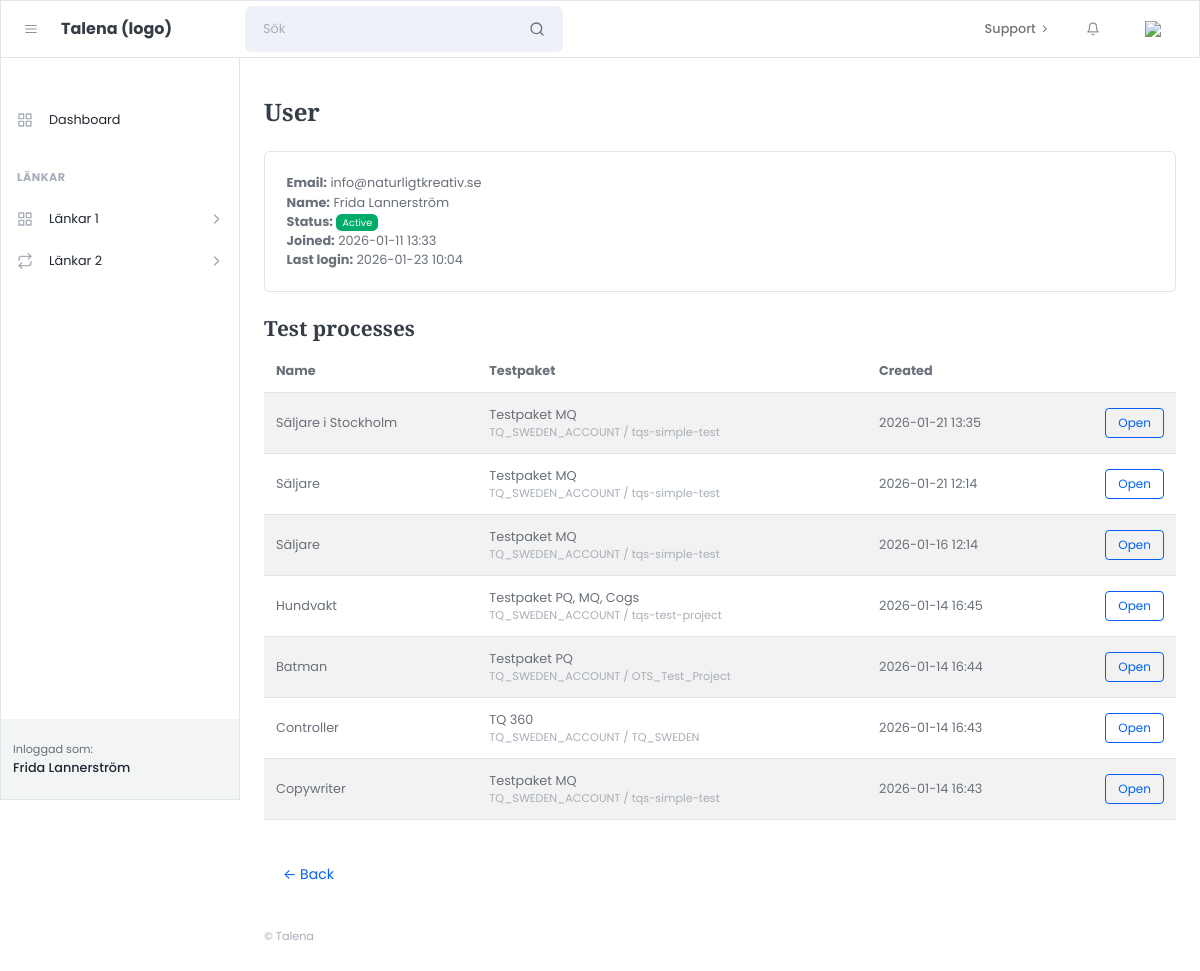
/accounts/users/3/ (signed in), run on an earlier commit of the app's database.
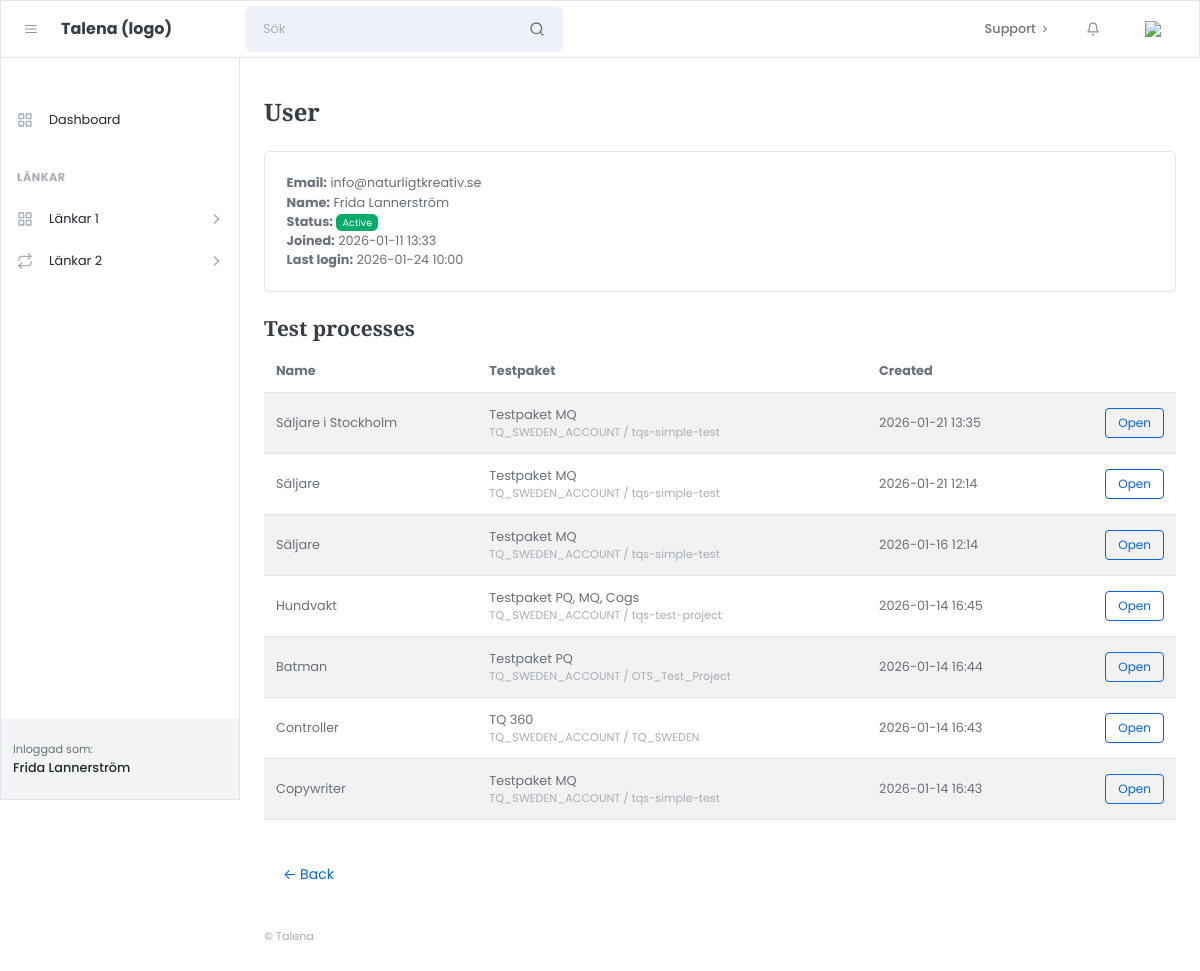
And on a later commit of the database.
### apps/accounts/models.py (models this page shows)
class User(AbstractUser):
    class Role(models.TextChoices):
        ADMIN = "admin", "Admin"
        CUSTOMER = "customer", "Customer"
    role = models.CharField(
        max_length=20,
        choices=Role.choices,
        default=Role.CUSTOMER,
    )

### apps/accounts/views.py (the view)
# urls.py: path("accounts/users/<int:pk>/", admin_user_detail, name="admin_user_detail"),
@login_required
def admin_user_detail(request, pk):
    if not is_admin(request.user):
        return HttpResponseForbidden("No access.")
    user_obj = get_object_or_404(User, pk=pk)
    processes = (
        TestProcess.objects
        .filter(created_by=user_obj)
        .order_by("-created_at")  # justera om du har annat fält
    )
    active_processes = processes.filter(is_completed=False) if hasattr(TestProcess, "is_completed") else processes
    pending_invite = not user_obj.is_active
    return render(request, "admin/accounts/user_detail.html", {
        "u": user_obj,
        "processes": processes,
        "active_processes": active_processes,
        "pending_invite": pending_invite,
    })

### apps/core/utils/auth.py (called while the page is built)
def is_admin(user) -> bool:
    return (
        getattr(user, "role", None) == "admin"
        or user.is_staff
        or user.is_superuser
    )

### templates/admin/accounts/user_detail.html (shortened to what this page needs)
{% extends "admin/core/layouts/admin_base.html" %}
{% block content %}
<h1 class="mb-4">User</h1>
<div class="card mb-4">
  <div class="card-body">
    <div><strong>Email:</strong> {{ u.email }}</div>
    <div><strong>Name:</strong> {{ u.get_full_name }}</div>
    <div><strong>Status:</strong>
      {% if u.is_active %}
        <span class="badge bg-success">Active</span>
      {% else %}
        <span class="badge bg-warning text-dark">Pending</span>
      {% endif %}
    </div>
    <div><strong>Joined:</strong> {{ u.date_joined|date:"Y-m-d H:i" }}</div>
    <div><strong>Last login:</strong>
      {% if u.last_login %}
        {{ u.last_login|date:"Y-m-d H:i" }}
      {% else %}
        Never
      {% endif %}
    </div>
  </div>
</div>
<h3 class="mt-4">Test processes</h3>
<div class="table-responsive">
  <table class="table table-striped align-middle">
    <thead>
      <tr>
        <th>Name</th>
        <th>Testpaket</th>
        <th>Created</th>
        <th></th>
      </tr>
    </thead>
    <tbody>
      {% for p in processes %}
        <tr>
          <td>{{ p.name|default:"(No name)" }}</td>
          <td>
                  {{ p.project_name_snapshot }}
                  <div class="small text-muted">{{ p.account_code }} / {{ p.project_code }}</div>
          </td>
          <td>
            {% if p.created_at %}
              {{ p.created_at|date:"Y-m-d H:i" }}
            {% else %}
              <span class="text-muted">n/a</span>
            {% endif %}
          </td>
          <td class="text-end">
            <a class="btn btn-sm btn-outline-primary" href="">
              Open
            </a>
          </td>
        </tr>
      {% empty %}
        <tr><td colspan="4">No processes for this user yet.</td></tr>
      {% endfor %}
    </tbody>
  </table>
</div>
<a class="btn btn-link mt-3" href="{% url 'admin_dashboard' %}">← Back</a>
{% endblock %}

What changed in the data, as far as the page shows it:
changed User "info@naturligtkreativ.se": last_login "2026-01-23 10:04" → "2026-01-24 10:00"
